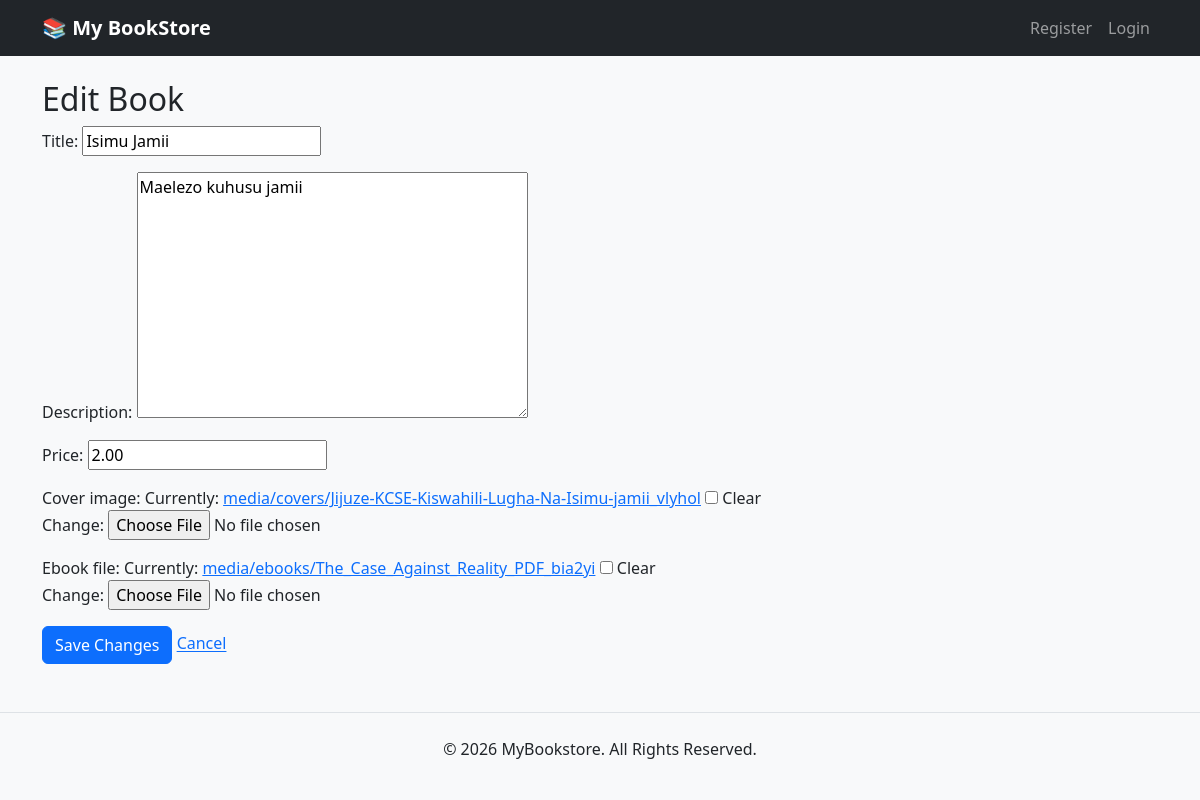
/edit-book/10/, run on the app's committed database.
### books/models.py (models this page shows, shortened)
class Book(models.Model):
    title = models.CharField(max_length=200)
    author = models.ForeignKey(User, on_delete=models.CASCADE, related_name='books')  # Book owner
    description = models.TextField()
    price = models.DecimalField(max_digits=10, decimal_places=2)
    cover_image = models.ImageField(upload_to='covers/', null=True, blank=True)
    ebook_file = models.FileField(upload_to='ebooks/', null=True, blank=True)
    created_at = models.DateTimeField(auto_now_add=True)
    category = models.CharField(max_length=50, default='General')

### books/views.py (the view)
# urls.py: path('edit-book/<int:pk>/', views.edit_book, name='edit_book'),
def edit_book(request, pk):
    book = get_object_or_404(Book, pk=pk)
    if request.method == 'POST':
        form = BookForm(request.POST, request.FILES, instance=book)
        if form.is_valid():
            form.save()
            return redirect('book_list')
    else:
        form = BookForm(instance=book)
    return render(request, 'books/edit_book.html', {'form': form})

### books/forms.py
class BookForm(forms.ModelForm):
    class Meta:
        model = Book
        fields = ['title', 'description', 'price', 'cover_image', 'ebook_file'] # Make sure these fields match your models.py

### books/templates/books/edit_book.html (shortened to what this page needs)
{% extends 'books/base.html' %}
{% block content %}
<h2>Edit Book</h2>
<form method="POST" enctype="multipart/form-data">
    {{ form.as_p }}
    <button type="submit" class="btn btn-primary">Save Changes</button>
    <a href="{% url 'book_list' %}">Cancel</a>
</form>
{% endblock %}

### data on the page
Book: title "Isimu Jamii", description "Maelezo kuhusu jamii", price "2.00"
